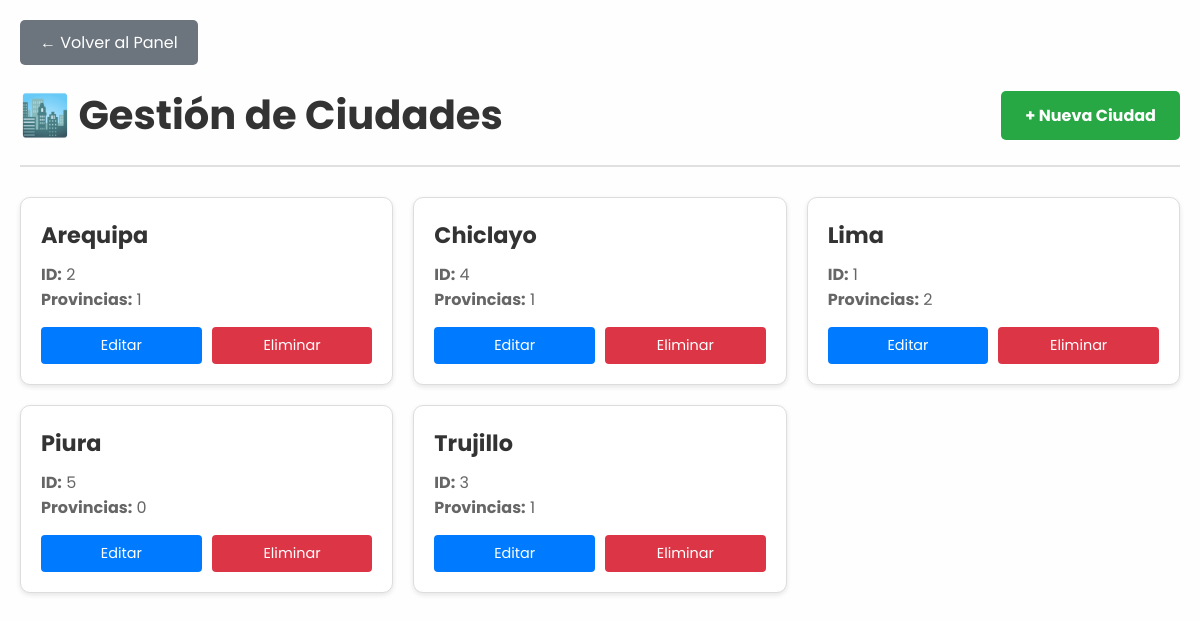
Page /admin/ciudades/index.php (signed in) on the committed database.
### tables this page shows
CREATE TABLE IF NOT EXISTS `ciudad` (
  `ID_CIUDAD` INT NOT NULL AUTO_INCREMENT,
  `NOMBRE` VARCHAR(45) NOT NULL,
  PRIMARY KEY (`ID_CIUDAD`),
  UNIQUE INDEX `NOMBRE_UNIQUE` (`NOMBRE` ASC) VISIBLE);

### admin/ciudades/index.php (the view, shortened to what this page needs)
<?php
$conexion = getConnection();
$query = "SELECT c.*,
          (SELECT COUNT(*) FROM provincia WHERE ID_CIUDAD = c.ID_CIUDAD) as total_provincias
          FROM ciudad c
          ORDER BY c.NOMBRE";
$result = $conexion->query($query);
?>
<!DOCTYPE html>
<html lang="es">
<head>
    <link rel="stylesheet" href="../../style.css">
</head>
<body>
    <div class="admin-container">
        <a href="../../plataforma.php" class="volver-btn">← Volver al Panel</a>
        <div class="admin-header">
            <h1 class="admin-title">🏙️ Gestión de Ciudades</h1>
            <a href="registrar.php" class="btn-nuevo">+ Nueva Ciudad</a>
        </div>
        <div class="ciudades-grid">
            <?php if ($result->num_rows > 0): ?>
                <?php while ($ciudad = $result->fetch_assoc()): ?>
                    <div class="ciudad-card">
                        <div class="ciudad-nombre"><?php echo htmlspecialchars($ciudad['NOMBRE']); ?></div>
                        <div class="ciudad-info">
                            <strong>ID:</strong> <?php echo $ciudad['ID_CIUDAD']; ?><br>
                            <strong>Provincias:</strong> <?php echo $ciudad['total_provincias']; ?>
                        </div>
                        <div class="ciudad-acciones">
                            <a href="editar.php?id=<?php echo $ciudad['ID_CIUDAD']; ?>" class="btn-editar">Editar</a>
                            <a href="index.php?eliminar=<?php echo $ciudad['ID_CIUDAD']; ?>"
                               class="btn-eliminar"
                               onclick="return confirm('¿Estás seguro de que quieres eliminar esta ciudad?')">Eliminar</a>
                        </div>
                    </div>
                <?php endwhile; ?>
            <?php endif; ?>
        </div>
    </div>
</body>
</html>

### style.css (style rules this page uses)
* { margin: 0; padding: 0; box-sizing: border-box; text-decoration: none; list-style: none; }
html { scroll-behavior: smooth; }
body { font-family: 'poppins', sans-serif; background-color: #fefefe; }

### admin/ciudades/index.php (style rules this page uses)
.admin-container { max-width: 1200px; margin: 0 auto; padding: 20px; }
.admin-header { display: flex; justify-content: space-between; align-items: center; margin-bottom: 30px; padding-bottom: 20px; border-bottom: 2px solid #e0e0e0; }
.admin-title { font-size: 2.5em; color: #333; margin: 0; }
.btn-nuevo { background: #28a745; color: white; padding: 12px 24px; text-decoration: none; border-radius: 5px; font-weight: bold; transition: background 0.3s; }
.ciudades-grid { display: grid; grid-template-columns: repeat(auto-fill, minmax(300px, 1fr)); gap: 20px; margin-top: 20px; }
.ciudad-card { background: white; border: 1px solid #ddd; border-radius: 10px; padding: 20px; box-shadow: 0 2px 5px rgba(0,0,0,0.1); transition: transform 0.2s, box-shadow 0.2s; }
.ciudad-nombre { font-size: 1.4em; font-weight: bold; color: #333; margin-bottom: 10px; }
.ciudad-info { color: #666; margin-bottom: 15px; }
.ciudad-acciones { display: flex; gap: 10px; margin-top: 15px; }
.btn-editar { background: #007bff; color: white; padding: 8px 16px; text-decoration: none; border-radius: 4px; font-size: 0.9em; flex: 1; text-align: center; }
.btn-eliminar { background: #dc3545; color: white; padding: 8px 16px; text-decoration: none; border-radius: 4px; font-size: 0.9em; flex: 1; text-align: center; }
.volver-btn { background: #6c757d; color: white; padding: 10px 20px; text-decoration: none; border-radius: 5px; margin-bottom: 20px; display: inline-block; }

### rows in the picture
ciudad: NOMBRE "Arequipa", ID_CIUDAD "2", total_provincias "1"
ciudad: NOMBRE "Chiclayo", ID_CIUDAD "4", total_provincias "1"
ciudad: NOMBRE "Lima", ID_CIUDAD "1", total_provincias "2"
ciudad: NOMBRE "Piura", ID_CIUDAD "5", total_provincias "0"
ciudad: NOMBRE "Trujillo", ID_CIUDAD "3", total_provincias "1"
